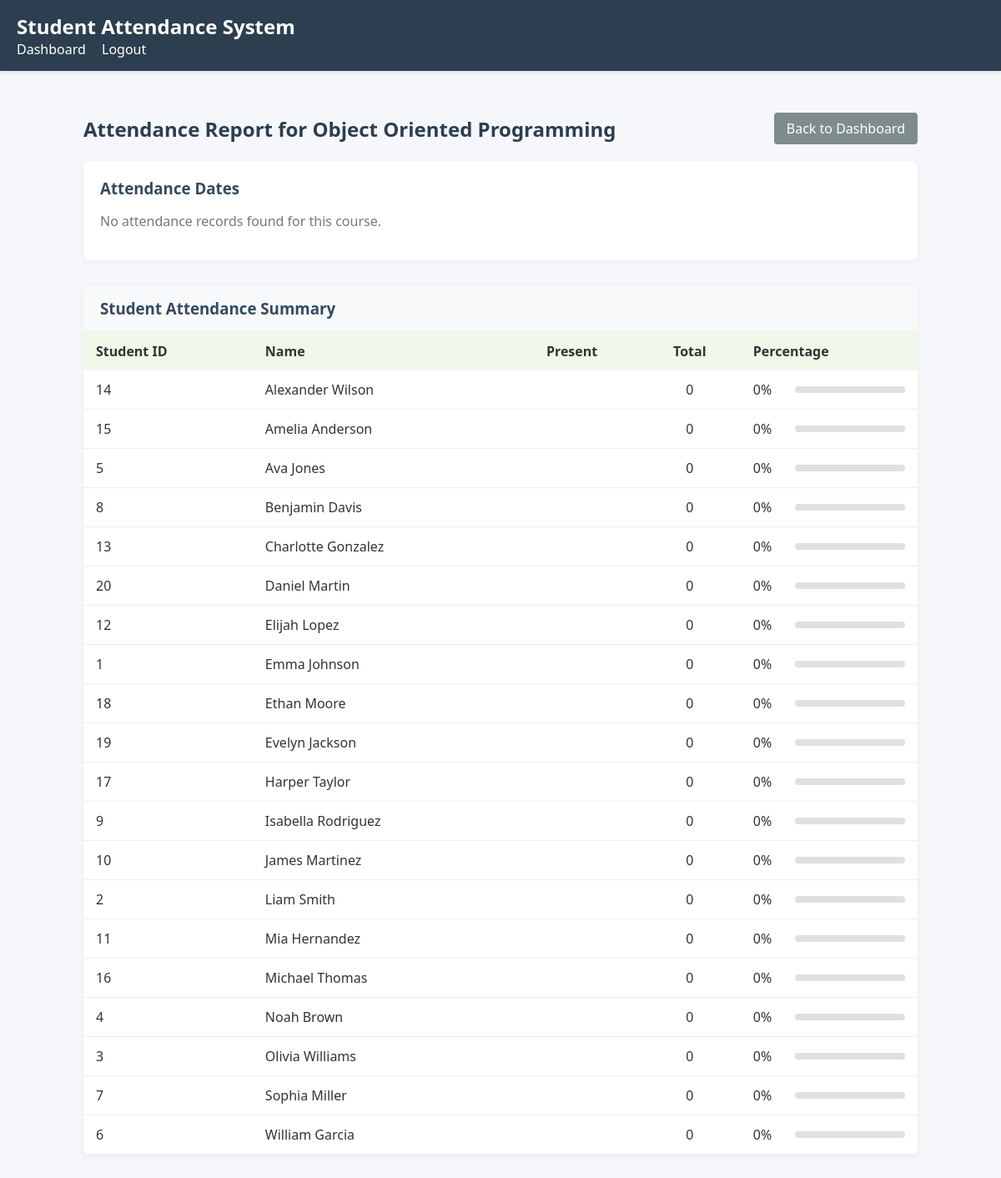
Screenshot of /teachers/attendance_report.php?course_id=3 (signed in) with the database file from the repository.
### tables this page shows
CREATE TABLE courses (
    course_id INT AUTO_INCREMENT PRIMARY KEY,
    course_name VARCHAR(100) NOT NULL,
    course_code VARCHAR(20) UNIQUE NOT NULL,
    semester INT NOT NULL
);

CREATE TABLE students (
    student_id INT AUTO_INCREMENT PRIMARY KEY,
    name VARCHAR(100) NOT NULL,
    email VARCHAR(100) UNIQUE NOT NULL,
    phone_number VARCHAR(15) NULL,
    status ENUM('active', 'inactive') DEFAULT 'active'
);

### teachers/attendance_report.php (the view, shortened to what this page needs)
<?php
require_once '../config/db.php';
$course_id = $_GET['course_id'];
$stmt = $pdo->prepare("SELECT * FROM courses WHERE course_id = ?");
$stmt->execute([$course_id]);
$course = $stmt->fetch();
$stmt = $pdo->prepare("
    SELECT DISTINCT attendance_date
    FROM attendance
    WHERE course_id = ?
    ORDER BY attendance_date DESC
");
$stmt->execute([$course_id]);
$dates = $stmt->fetchAll();
$stmt = $pdo->prepare("
    SELECT s.student_id, s.name
    FROM students s
    JOIN student_courses sc ON s.student_id = sc.student_id
    WHERE sc.course_id = ? AND s.status = 'active'
    ORDER BY s.name
");
$stmt->execute([$course_id]);
$students = $stmt->fetchAll();
$attendanceData = [];
foreach ($students as $student) {
    $stmt = $pdo->prepare("
        SELECT
            COUNT(*) AS total_days,
            SUM(CASE WHEN status = 'present' THEN 1 ELSE 0 END) AS present_days
        FROM attendance
        WHERE student_id = ? AND course_id = ?
    ");
    $stmt->execute([$student['student_id'], $course_id]);
    $data = $stmt->fetch();
    $percentage = ($data['total_days'] > 0) ? round(($data['present_days'] / $data['total_days']) * 100, 2) : 0;
    $attendanceData[] = [
        'student_id' => $student['student_id'],
        'name' => $student['name'],
        'total_days' => $data['total_days'],
        'present_days' => $data['present_days'],
        'percentage' => $percentage
    ];
}
?>
<?php include '../includes/header.php'; ?>
<div style="max-width: 1000px; margin: 30px auto;">
    <div style="display: flex; justify-content: space-between; align-items: center; margin-bottom: 20px;">
        <h2 style="color: #2c3e50; margin: 0;">Attendance Report for <?php echo htmlspecialchars($course['course_name']); ?></h2>
        <a href="dashboard.php" style="background: #7f8c8d; color: white; padding: 8px 15px; border-radius: 4px; text-decoration: none;">Back to Dashboard</a>
    </div>
    <div style="background: white; border-radius: 8px; padding: 20px; box-shadow: 0 2px 10px rgba(0,0,0,0.05); margin-bottom: 30px;">
        <h3 style="color: #34495e; margin-top: 0; margin-bottom: 15px;">Attendance Dates</h3>
        <?php if (count($dates) > 0): ?>
            <div style="display: flex; flex-wrap: wrap; gap: 10px;">
                <?php foreach ($dates as $date): ?>
                <div style="display: flex; align-items: center; background: #e0f7fa; border-radius: 20px; overflow: hidden;">
                    <span style="color: #00838f; padding: 6px 12px; font-size: 14px;">
                        <?php echo htmlspecialchars($date['attendance_date']); ?>
                    </span>
                    <a href="edit_attendance.php?course_id=<?php echo $course_id; ?>&date=<?php echo $date['attendance_date']; ?>"
                       style="background: #f39c12; color: white; padding: 6px 12px; text-decoration: none; font-size: 14px;">
                        Edit
                    </a>
                </div>
                <?php endforeach; ?>
            </div>
        <?php else: ?>
            <p style="color: #777;">No attendance records found for this course.</p>
        <?php endif; ?>
    </div>
    <div style="background: white; border-radius: 8px; box-shadow: 0 2px 10px rgba(0,0,0,0.05); overflow: hidden;">
        <h3 style="padding: 15px 20px; margin: 0; background: #f8f9fa; color: #34495e; border-bottom: 1px solid #eee;">
            Student Attendance Summary
        </h3>
        <?php if (count($attendanceData) > 0): ?>
            <div style="overflow-x: auto;">
                <table style="width: 100%; border-collapse: collapse;">
                    <thead>
                        <tr style="background: #f1f8e9;">
                            <th style="padding: 12px 15px; text-align: left;">Student ID</th>
                            <th style="padding: 12px 15px; text-align: left;">Name</th>
                            <th style="padding: 12px 15px; text-align: center;">Present</th>
                            <th style="padding: 12px 15px; text-align: center;">Total</th>
                            <th style="padding: 12px 15px; text-align: left;">Percentage</th>
                        </tr>
                    </thead>
                    <tbody>
                        <?php foreach ($attendanceData as $data): ?>
                        <tr style="border-bottom: 1px solid #eee;">
                            <td style="padding: 12px 15px;"><?php echo htmlspecialchars($data['student_id']); ?></td>
                            <td style="padding: 12px 15px;"><?php echo htmlspecialchars($data['name']); ?></td>
                            <td style="padding: 12px 15px; text-align: center;"><?php echo htmlspecialchars($data['present_days']); ?></td>
                            <td style="padding: 12px 15px; text-align: center;"><?php echo htmlspecialchars($data['total_days']); ?></td>
                            <td style="padding: 12px 15px;">
                                <div style="display: flex; align-items: center; gap: 10px;">
                                    <span style="min-width: 40px;"><?php echo htmlspecialchars($data['percentage']); ?>%</span>
                                    <div style="height: 8px; background: #e0e0e0; flex-grow: 1; border-radius: 4px;">
                                    </div>
                                </div>
                            </td>
                        </tr>
                        <?php endforeach; ?>
                    </tbody>
                </table>
            </div>
        <?php else: ?>
            <p style="padding: 20px; text-align: center; color: #777;">No attendance data available for students in this course.</p>
        <?php endif; ?>
    </div>
</div>
<?php include '../includes/footer.php'; ?>

### includes/header.php (style rules this page uses)
body { font-family: 'Segoe UI', Tahoma, Geneva, Verdana, sans-serif; margin: 0; padding: 0; background-color: #f5f7fa; color: #333; }

### rows the page displays
courses: course_name "Object Oriented Programming"
students: student_id "14", name "Alexander Wilson", total_days "0", percentage "0"
students: student_id "15", name "Amelia Anderson", total_days "0", percentage "0"
students: student_id "5", name "Ava Jones", total_days "0", percentage "0"
students: student_id "8", name "Benjamin Davis", total_days "0", percentage "0"
students: student_id "13", name "Charlotte Gonzalez", total_days "0", percentage "0"
students: student_id "20", name "Daniel Martin", total_days "0", percentage "0"
students: student_id "12", name "Elijah Lopez", total_days "0", percentage "0"
students: student_id "1", name "Emma Johnson", total_days "0", percentage "0"
students: student_id "18", name "Ethan Moore", total_days "0", percentage "0"
students: student_id "19", name "Evelyn Jackson", total_days "0", percentage "0"
students: student_id "17", name "Harper Taylor", total_days "0", percentage "0"
students: student_id "9", name "Isabella Rodriguez", total_days "0", percentage "0"
students: student_id "10", name "James Martinez", total_days "0", percentage "0"
students: student_id "2", name "Liam Smith", total_days "0", percentage "0"
students: student_id "11", name "Mia Hernandez", total_days "0", percentage "0"
students: student_id "16", name "Michael Thomas", total_days "0", percentage "0"
students: student_id "4", name "Noah Brown", total_days "0", percentage "0"
students: student_id "3", name "Olivia Williams", total_days "0", percentage "0"
students: student_id "7", name "Sophia Miller", total_days "0", percentage "0"
students: student_id "6", name "William Garcia", total_days "0", percentage "0"
